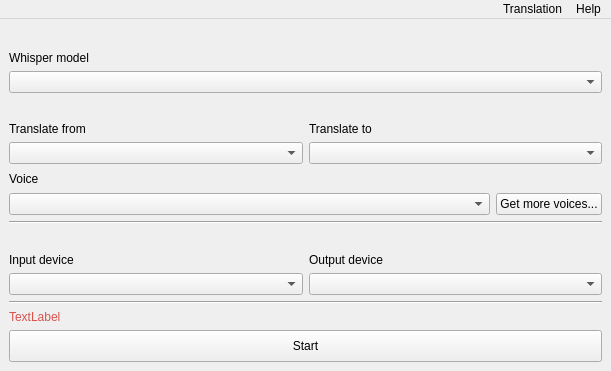
<?xml version="1.0" encoding="UTF-8"?>
<ui version="4.0">
 <class>MainWindow</class>
 <widget class="QMainWindow" name="MainWindow">
  <property name="geometry">
   <rect>
    <x>0</x>
    <y>0</y>
    <width>611</width>
    <height>371</height>
   </rect>
  </property>
  <property name="maximumSize">
   <size>
    <width>16777215</width>
    <height>411</height>
   </size>
  </property>
  <property name="windowTitle">
   <string>BabbleFish</string>
  </property>
  <widget class="QWidget" name="centralwidget">
   <layout class="QVBoxLayout" name="verticalLayout_7">
    <item>
     <layout class="QVBoxLayout" name="verticalLayout_5">
      <item>
       <spacer name="verticalSpacer">
        <property name="orientation">
         <enum>Qt::Orientation::Vertical</enum>
        </property>
        <property name="sizeHint" stdset="0">
         <size>
          <width>20</width>
          <height>40</height>
         </size>
        </property>
       </spacer>
      </item>
      <item>
       <widget class="QLabel" name="label">
        <property name="text">
         <string>Whisper model</string>
        </property>
       </widget>
      </item>
      <item>
       <widget class="QComboBox" name="whisperComboBox"/>
      </item>
     </layout>
    </item>
    <item>
     <layout class="QHBoxLayout" name="horizontalLayout_6">
      <item>
       <layout class="QVBoxLayout" name="verticalLayout">
        <item>
         <spacer name="verticalSpacer_2">
          <property name="orientation">
           <enum>Qt::Orientation::Vertical</enum>
          </property>
          <property name="sizeHint" stdset="0">
           <size>
            <width>20</width>
            <height>40</height>
           </size>
          </property>
         </spacer>
        </item>
        <item>
         <widget class="QLabel" name="label_2">
          <property name="text">
           <string>Translate from</string>
          </property>
         </widget>
        </item>
        <item>
         <widget class="QComboBox" name="fromComboBox"/>
        </item>
       </layout>
      </item>
      <item>
       <layout class="QVBoxLayout" name="verticalLayout_2">
        <item>
         <spacer name="verticalSpacer_3">
          <property name="orientation">
           <enum>Qt::Orientation::Vertical</enum>
          </property>
          <property name="sizeHint" stdset="0">
           <size>
            <width>20</width>
            <height>40</height>
           </size>
          </property>
         </spacer>
        </item>
        <item>
         <widget class="QLabel" name="label_3">
          <property name="text">
           <string>Translate to</string>
          </property>
         </widget>
        </item>
        <item>
         <widget class="QComboBox" name="toComboBox"/>
        </item>
       </layout>
      </item>
     </layout>
    </item>
    <item>
     <layout class="QHBoxLayout" name="horizontalLayout_8" stretch="1,0">
      <property name="sizeConstraint">
       <enum>QLayout::SizeConstraint::SetDefaultConstraint</enum>
      </property>
      <item>
       <layout class="QVBoxLayout" name="verticalLayout_9">
        <item>
         <widget class="QLabel" name="label_10">
          <property name="text">
           <string>Voice</string>
          </property>
         </widget>
        </item>
        <item>
         <widget class="QComboBox" name="voiceComboBox"/>
        </item>
       </layout>
      </item>
      <item>
       <layout class="QVBoxLayout" name="verticalLayout_10">
        <property name="sizeConstraint">
         <enum>QLayout::SizeConstraint::SetDefaultConstraint</enum>
        </property>
        <item>
         <spacer name="verticalSpacer_7">
          <property name="orientation">
           <enum>Qt::Orientation::Vertical</enum>
          </property>
          <property name="sizeHint" stdset="0">
           <size>
            <width>20</width>
            <height>40</height>
           </size>
          </property>
         </spacer>
        </item>
        <item>
         <widget class="QPushButton" name="voicesButton">
          <property name="sizePolicy">
           <sizepolicy hsizetype="Minimum" vsizetype="Fixed">
            <horstretch>0</horstretch>
            <verstretch>0</verstretch>
           </sizepolicy>
          </property>
          <property name="text">
           <string>Get more voices...</string>
          </property>
         </widget>
        </item>
       </layout>
      </item>
     </layout>
    </item>
    <item>
     <widget class="Line" name="line">
      <property name="orientation">
       <enum>Qt::Orientation::Horizontal</enum>
      </property>
     </widget>
    </item>
    <item>
     <layout class="QHBoxLayout" name="horizontalLayout_7">
      <item>
       <layout class="QVBoxLayout" name="verticalLayout_3">
        <item>
         <spacer name="verticalSpacer_4">
          <property name="orientation">
           <enum>Qt::Orientation::Vertical</enum>
          </property>
          <property name="sizeHint" stdset="0">
           <size>
            <width>20</width>
            <height>40</height>
           </size>
          </property>
         </spacer>
        </item>
        <item>
         <widget class="QLabel" name="label_7">
          <property name="text">
           <string>Input device</string>
          </property>
         </widget>
        </item>
        <item>
         <widget class="QComboBox" name="inputComboBox"/>
        </item>
       </layout>
      </item>
      <item>
       <layout class="QVBoxLayout" name="verticalLayout_4">
        <item>
         <spacer name="verticalSpacer_5">
          <property name="orientation">
           <enum>Qt::Orientation::Vertical</enum>
          </property>
          <property name="sizeHint" stdset="0">
           <size>
            <width>20</width>
            <height>40</height>
           </size>
          </property>
         </spacer>
        </item>
        <item>
         <widget class="QLabel" name="label_8">
          <property name="text">
           <string>Output device</string>
          </property>
         </widget>
        </item>
        <item>
         <widget class="QComboBox" name="outputComboBox"/>
        </item>
       </layout>
      </item>
     </layout>
    </item>
    <item>
     <widget class="Line" name="line_2">
      <property name="orientation">
       <enum>Qt::Orientation::Horizontal</enum>
      </property>
     </widget>
    </item>
    <item>
     <widget class="QLabel" name="warningLabel">
      <property name="enabled">
       <bool>true</bool>
      </property>
      <property name="styleSheet">
       <string notr="true">color: rgb(217, 83, 79);</string>
      </property>
      <property name="text">
       <string>TextLabel</string>
      </property>
     </widget>
    </item>
    <item>
     <widget class="QPushButton" name="startButton">
      <property name="minimumSize">
       <size>
        <width>0</width>
        <height>32</height>
       </size>
      </property>
      <property name="text">
       <string>Start</string>
      </property>
     </widget>
    </item>
   </layout>
  </widget>
  <widget class="QMenuBar" name="menubar">
   <property name="geometry">
    <rect>
     <x>0</x>
     <y>0</y>
     <width>611</width>
     <height>33</height>
    </rect>
   </property>
   <property name="contextMenuPolicy">
    <enum>Qt::ContextMenuPolicy::DefaultContextMenu</enum>
   </property>
   <property name="layoutDirection">
    <enum>Qt::LayoutDirection::RightToLeft</enum>
   </property>
   <widget class="QMenu" name="menuHelp">
    <property name="tearOffEnabled">
     <bool>false</bool>
    </property>
    <property name="title">
     <string>Help</string>
    </property>
    <property name="icon">
     <iconset theme="QIcon::ThemeIcon::HelpFaq"/>
    </property>
    <addaction name="actionHelp"/>
    <addaction name="actionAbout"/>
   </widget>
   <widget class="QMenu" name="menuTranslation">
    <property name="title">
     <string>Translation</string>
    </property>
    <property name="icon">
     <iconset theme="accessories-character-map"/>
    </property>
   </widget>
   <addaction name="menuHelp"/>
   <addaction name="menuTranslation"/>
  </widget>
  <action name="actionHelp">
   <property name="text">
    <string>Help</string>
   </property>
  </action>
  <action name="actionAbout">
   <property name="text">
    <string>About</string>
   </property>
  </action>
 </widget>
 <resources/>
 <connections/>
</ui>
